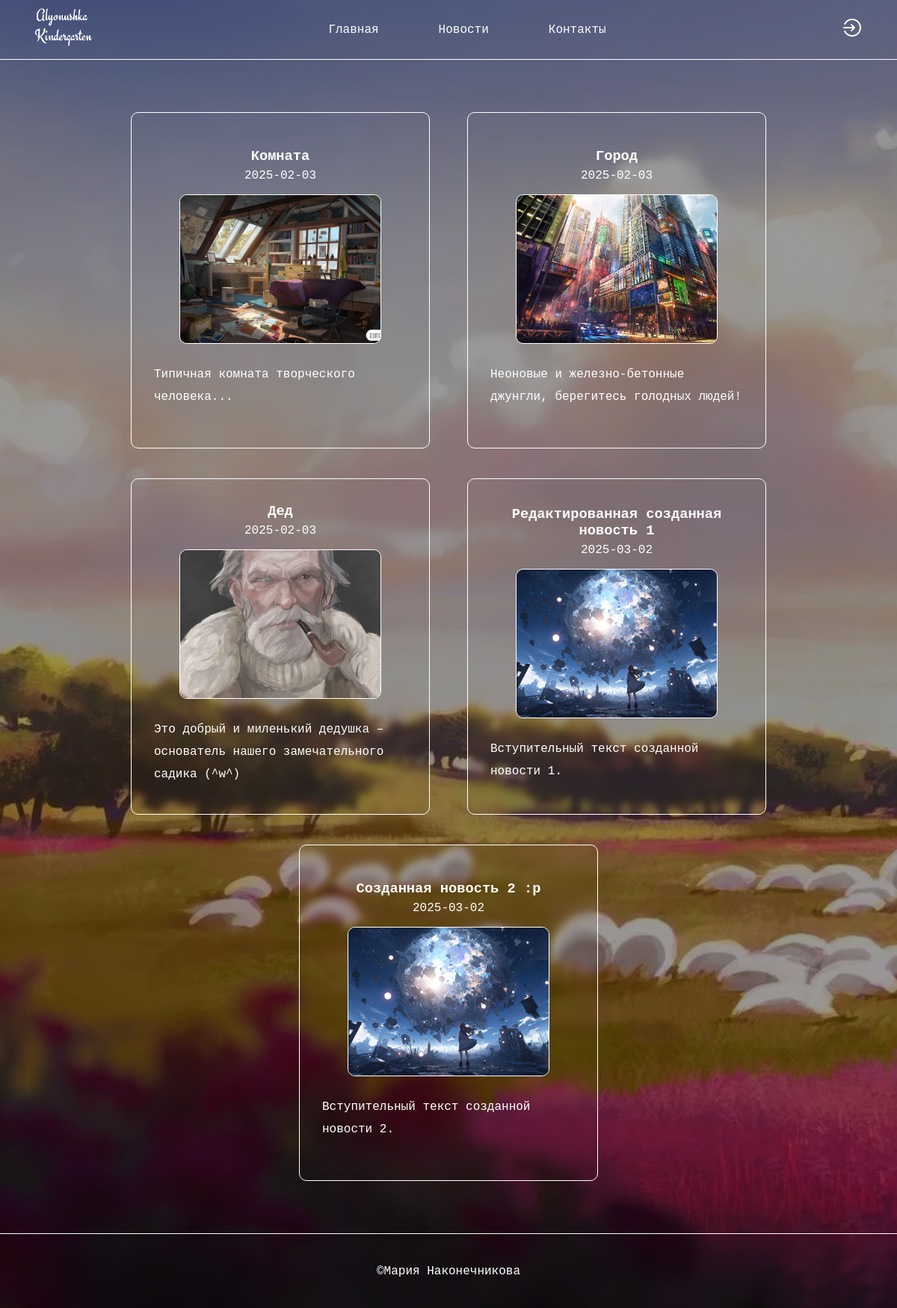
Page /static/index.php?page=news on the committed database.
### tables this page shows
CREATE TABLE `news` (
  `id` int(12) NOT NULL,
  `title` varchar(50) NOT NULL COMMENT 'Название новости',
  `data` date DEFAULT NULL COMMENT 'Дата создания | последнего редактирования новости',
  `image_src` varchar(128) NOT NULL COMMENT 'Путь до файла новости',
  `introductory_text` text NOT NULL COMMENT 'Вступительный текст новости',
  `text` text NOT NULL COMMENT 'Основной текст новости'
);

### app/News.php (the view, shortened to what this page needs)
<?php
class News {
    public function get_news(): void {
        $connection = connect_data_base();
        if ($connection->connect_errno) {
            die('<p class="error-text">Ошибка подключения к базе данных!</p>');
        } else {
            $stmt = $connection->prepare('SELECT `id`, `title`, `data`, `image_src`, `introductory_text` FROM `news`');
            $stmt->execute();
            $result = $stmt->get_result();
            while ($row = $result->fetch_assoc()) {
                echo '
                    <a title="Открыть новость \''. $row['title'] .'\'" href="/static/index.php?page=news&more_news='. $row['id'] .'">
                        <div class="news-cart">
                            <h3>'. $row['title'] .'</h3>
                            <p class="data">'. $row['data'] .'</p>
                            <img src="'. $row['image_src'] .'" alt="image_news">
                            <p>'. $row['introductory_text'] .'</p>
                        </div>
                    </a>
                ';
            }
        }
    }
}

### static/styles/style.css (style rules this page uses)
* { box-sizing: border-box; transition: all 0.2s; }
@media (prefers-color-scheme: light) { :root { color-scheme: light; --bg-body: white; --color-text: white; --link-hover: rgb(66, 66, 66); --bg-carts: rgb(179, 179, 179); --color-border: white; --accent-color: rgb(255, 148, 9); --hover-bg-blur: rgba(0, 0, 0, 0.253); } }
html, body { scrollbar-width: thin; scrollbar-color: white black; width: 100%; height: 100%; padding: 0; margin: 0; font-family: "Juila Mono", monospace; overflow: auto; font-size: 12pt; background-color: var(--bg-body); background-image: linear-gradient(rgba(0, 0, 0, 0.4), rgba(0, 0, 0, 0.4)), url("../images/bg.webp"); background-position: center; background-repeat: no-repeat; background-size: cover; color: var(--color-text); }
h1, h2, h3 { color: var(--color-text); }
p { line-height: 30px; }
a { text-decoration: none; color: var(--color-text); transition: color 0.1s normal ease; }

### rows in the picture
news: title "Комната", data "2025-02-03", image_src (picture), introductory_text "Типичная комната творческого человека..."
news: title "Город", data "2025-02-03", image_src (picture), introductory_text "Неоновые и железно-бетонные джунгли, берегитесь голодных людей!"
news: title "Дед", data "2025-02-03", image_src (picture), introductory_text "Это добрый и миленький дедушка – основатель нашего замечательного садика (^w^)"
news: title "Редактированная созданная новость 1", data "2025-03-02", image_src (picture), introductory_text "Вступительный текст созданной новости 1."
news: title "Созданная новость 2 :p", data "2025-03-02", image_src (picture), introductory_text "Вступительный текст созданной новости 2."
